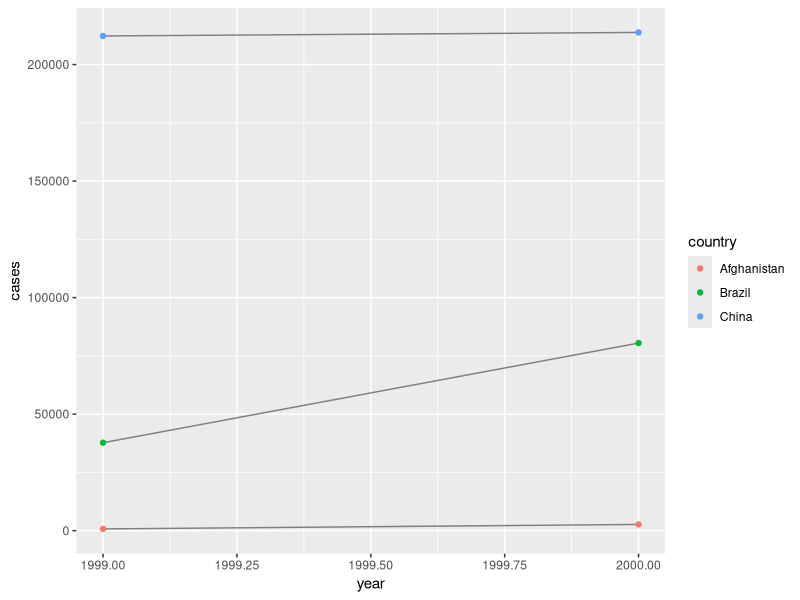
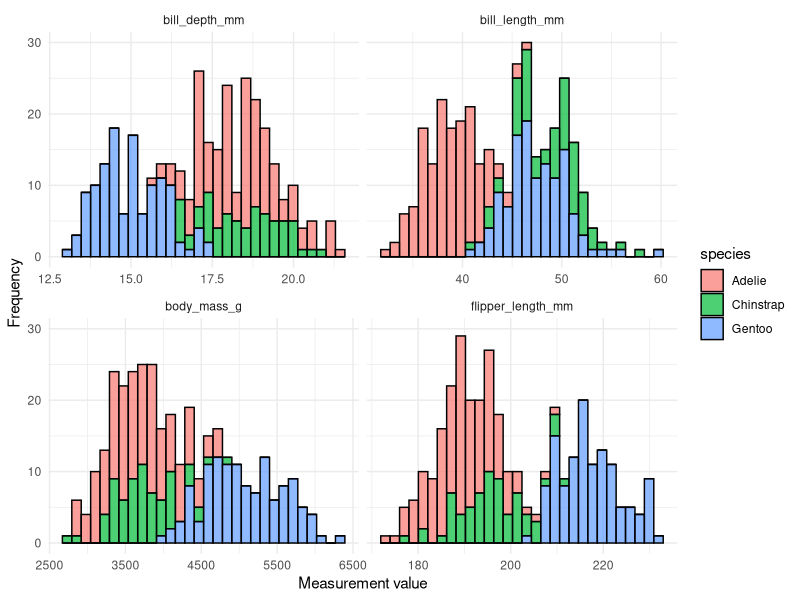

These figures' R source, in order:
## ---- chunk 1
#usethis::use_git 

#usethis::use_github()
## ---- chunk 2

# | fig-cap: "Title of the figure" 
# | fig-width:: number
# | fig-height:: number (both show exact size of figure in image)
# OR in {r, fig.width=6, fig.height=4}

#ggsave(plotname, filename = here::here("figures/plotname.png"), width = 6, height = 4, units = "in", dpi = 300) 
#gives image of plot created

## ---- chunk 3

library(tidyverse)

## ---- chunk 4

table1 
table2
table3

## ---- chunk 5

# Compute rate per 10,000
table1 %>% 
  mutate(rate = cases / population * 10000)


# Compute cases per year
table1 %>% 
  count(year, wt = cases) 
#> # A tibble: 2 × 2
#>    year      n
#>   <int>  <int>
#> 1  1999 250740
#> 2  2000 296920

#(Frequency weight) wt = NULL if counts number of rows in each group OR 
#wt = variable is computes sum(wt) for each group

# Visualise changes over time
ggplot(table1, aes(year, cases)) + 
  geom_line(aes(group = country), colour = "grey50") + 
  geom_point(aes(colour = country))

## ---- chunk 6

billboard #messy data: each week of the year as a column - change to 1 column for every week and 1 column for every rank

billboard |> pivot_longer(cols = starts_with("wk"),  #columns begin with "name", same as select()
                         names_to = "week",          #names column storing all "name" columns
                         values_to = "rank")         # values stored in cells of "name" column now named "ranks"

## ---- chunk 7

billboard |> pivot_longer(cols = starts_with("wk"), 
                           names_to = "week",
                           values_to = "rank",
                           values_drop_na = TRUE)
#All NAs removed & fewer rows
## ---- chunk 8

billboard_longer <- billboard |> 
  pivot_longer(
    cols = starts_with("wk"), 
    names_to = "week", 
    values_to = "rank",
    values_drop_na = TRUE
  ) |> 
  mutate(
    week = parse_number(week) #extracts first number from a string i.e. removed the 'wk' from wk1
  )
billboard_longer

## ---- chunk 9
df <- tribble(
  ~id,  ~bp1, ~bp2,
   "A",  100,  120,
   "B",  140,  115,
   "C",  120,  125
)

#tidy dataset w/ 3 variable: id, measurement and value
df_tidy <- df |> pivot_longer(cols = bp1:bp2, 
                              names_to = "measurement", 
                              values_to = "value")
df_tidy #repeated id for each measurement 

## ---- chunk 10
who2 |> 
  pivot_longer(
    cols = !(country:year),
    names_to = c("diagnosis", "gender", "age"), #renames each column based on ""
    names_sep = "_", #names contain multiple values, "_" controls how the column is broken down e.g. column name "sp_m_014" = VALUES sp m 014
    values_to = "count" #values from original cells 
  )

## ---- chunk 11
cms_patient_experience #messy dataset: start 5 columns

cms_patient_experience|> distinct(measure_cd, measure_title) #all values for these variables

cms_patient_experience|> pivot_wider(names_from = measure_cd, values_from = prf_rate) #now 9 columns

cms_patient_experience|> pivot_wider(id_cols = starts_with("org"), #specify columns that unique identify each observation i.e. value
                                     names_from = measure_cd,
                                     values_from = prf_rate)

## ---- chunk 12

df <- tribble(
  ~id, ~measurement, ~value,
  "A",        "bp1",    100,
  "B",        "bp1",    140,
  "B",        "bp2",    115, 
  "A",        "bp2",    120,
  "A",        "bp3",    105
)

df |> 
  pivot_wider(
    names_from = measurement, #creates new column for each variable in measurement: bp1, bp2, bp3
    values_from = value #matches values for each row
  )

df |> 
  distinct(measurement) |> #output = unique values of measurement
  pull()

df |> 
  select(-measurement, -value) |> #only id column 
  distinct()

df |> 
  select(-measurement, -value) |> 
  distinct() |> 
  mutate(x = NA, y = NA, z = NA) #combine results to generate empty dataframe

## ---- chunk 13
library(palmerpenguins)

#Create a long version of the penguins dataset

penguins_long <- penguins |> pivot_longer(cols = c(bill_length_mm, bill_depth_mm, flipper_length_mm, body_mass_g),
                                          names_to = "measurement_type",
                                          values_to = "value")
head(penguins_long)

## ---- chunk 14
#PLotting  Morphometric distributions across penguin species

penguins_long |> 
  drop_na(value) |> 
  ggplot(aes(x = value, fill = species))+
  geom_histogram(bins = 30, alpha = 0.7, colour = "black")+
  facet_wrap(~measurement_type, scales = "free_x")+
  theme_minimal()+
  labs(
    x = "Measurement value",
    y = "Frequency"
  )

## ---- chunk 15

mass_summary <- penguins |> 
  drop_na(body_mass_g) |>
  group_by(species, island) |>
  summarise(mean_mass = mean(body_mass_g))

head(mass_summary) #could be tidyr

mass_matrix <- mass_summary |>
  pivot_wider(names_from = island, 
               values_from = mean_mass)

head(mass_matrix) #clear species body mass by island

## ---- chunk 16
table3 %>% 
  separate(rate, into = c("cases", "population"), sep = "/") 
#case & pop as <chr>, sep = specific character separator

table3 %>% 
  separate(rate, into = c("cases", "population"), convert = TRUE) 
#case & pop as <int>

table3 %>% 
  separate(year, into = c("century", "year"), sep = 2) 
#interprets integer as position to split at i.e., sep 2 = split column 2, 
#1 = far-left, -1 = far-right or the string
## ---- chunk 17
table5 %>% 
  unite(new, century, year, sep = "") #need to add sep(do not want ant separator)

## ---- chunk 18

library(tidyverse)

# A remarkably messy data frame of field sites
messy_sites <- tibble(
  site_id = c(" Nelly Bay", "nelly_bay", "NELLY BAY", " Geoffrey_Bay ", "geoffrey bay")
  )
print(messy_sites)

# Using stringr within mutate to standardize the text
clean_sites <- messy_sites |> 
  mutate(
    #1. Convert everything to lowercase
    site_clean = str_to_lower(site_id), 
    #2. Replace any spaces with underscores
    site_clean = str_replace_all(site_clean, pattern = " ", replacement = "_"),
    #3. Trim any leading or trailing whitespaces (invisible spaces at the ends)
    site_clean = str_trim(site_clean)
  )

print(clean_sites)

## ---- chunk 19
#Parsing different data formats
date_1 <- dmy("25/12/2026")
date_2 <- ymd("2026-12-25")

#R now recognises these as identical Date objects 
date_1 == date_2 #TRUE

## ---- chunk 20
## A tibble of raw sensor data with a messy character timestamp
sensor_data <- tibble(
  raw_time = c("14-05-2026 08:30:00", "14-05-2026 08:45:00", "14-05-2026 09:00:00"),
  temperature = c(24.5, 24.6, 24.4)
)

# Converting character strings to true POSIXct datetime objects
sensor_clean <- sensor_data |>
  mutate(
    true_time = dmy_hms(raw_time)
  )

print(sensor_clean) #changed dmy-time to ymd-time

#extract components e.g., month(true_time) to get month integer

## ---- chunk 21

# Table 1: Biological observation data
observations <- tibble(
  site_code = c("NB", "GB", "MI", "NB", "HB"),
  species = c("Trout", "Snapper", "Trout", "Cod", "Trout"),
  count = c(5, 2, 1, 3, 8)
)

# Table 2: Spatial metadata
site_metadata <- tibble(
  site_code = c("NB", "GB", "MI", "RP", "WP"),
  zone = c("Marine National Park", "Conservation Park", "Habitat Protection", "General Use", "Other Use"),
  lat = c(-19.16, -19.15, -19.14, -19.12, -19.11)
)

## ---- chunk 22
#Joining metadata to our observations
joined_data <- observations |> 
  left_join(site_metadata, by = join_by(site_code)) 
#values only from sites in common and added HB from observations
print(joined_data)

## ---- chunk 23
matched_data <- observations|> 
  inner_join(site_metadata, by = join_by(site_code)) #values only from sites in common 
glimpse(matched_data)
## ---- chunk 24
#Which observations are missinf from our metadata dictionary?
missing_context <- observations |> 
  anti_join(site_metadata, by = join_by(site_code))
glimpse(missing_context) # "HB", "Trout", "8"
## ---- chunk 25
# Raw data from an old temperature logger
logger_data <- tibble(
  depth_m = c(10, 20, 30, 40),
  temp_c = c(24.5, 24.1, -999, 23.5)) # -999 is a known sensor error code

#Convert -999 error codes to true NA values
fixed_logger <- logger_data |> 
  mutate(temp_c = na_if(temp_c, -999))

print(fixed_logger)
## ---- chunk 26
# Simulate some count data
shark_count <- tibble(
  site = c("Reef_A", "Reef_B", "Reef_C"),
  shark_count = c(3, NA, 5)) # The NA here actually means 0 sharks were seen

#Replace NA with 0
shark_fixed <- shark_count |>
  mutate(shark_count = coalesce(shark_count, 0))

print(shark_fixed)

#for 2 columns e.g. primary_sensor and backup_sensor, coalesce(primary_sensor, backup_sensor) will use primary reading & fill in gaps with backup reading)
## ---- chunk 27

cpue_data <- tibble(
  site = c("Bay_1", "Bay_2"),
  catch = c(10, 0),
  effort_hours = c(2, 0))

# Calculating CPUE (catch / effort)
cpue_calc <- cpue_data |>
  mutate(
    cpue = catch / effort_hours)

print(cpue_calc) #can remove using drop_na() or isolate using is.nan()

## ---- chunk 28

raw_catch <- tibble(
  site = c("Reef_1", "Reef_1", "Reef_2"),
  species = c("Pmaculatus", "Pleopardus", "Pmaculatus"),
  count = c(5, 2, 8))

# Force inclusion of hidden zero-catch data
full_catch_matrix <- raw_catch |>
  complete(site, species, fill = list(count = 0)) #fills NAs with 0 for means/averaging

print(full_catch_matrix)

## ---- chunk 29
sensor_log <- tibble(
  day = 1:4,
  salinity = c(35.2, 35.1, NA, 35.3)
)

# Remove any row where salinity is missing
clean_log <- sensor_log |>
  drop_na(salinity)

print(clean_log)

## ---- chunk 30

# Make sure packages are loaded
library(tidyverse)
library(palmerpenguins)

# The messy metadata provided by your colleague
island_metadata <- tibble(
  island_name = c(" biscoe", "Dream ", "Torgersen"),
  station_install = c("15/01/2003", "22-03-2004", "05/11/2001"),
  latitude = c(-64.81, -64.73, -64.76)
)

print(island_metadata)

## ---- chunk 31
#fixing island names
clean_metadata <- island_metadata |>
  mutate(
    island_name = str_to_title(island_name),
    island_name = str_trim(island_name),
    station_install = dmy(station_install)
  )

print(clean_metadata)

#fixing date = year 
clean_metadata |> 
  separate(station_install, into = c("year", "day", "month"), convert = TRUE) 

## ---- chunk 32

penguins_spatial <- penguins_long|> 
  left_join(clean_metadata, by = join_by(island == island_name)) 
#values only from sites in common and added HB from observations
glimpse(penguins_spatial)

## ---- chunk 33

penguins_summary <- penguins_spatial |> 
    filter(measurement_type == "body_mass_g") |>
    drop_na(value) |>
    group_by(species, island) |>
  summarise(
    max_body_mass_g = max(value), 
    .groups = "drop")
glimpse(penguins_summary)

penguins_matrix <- penguins_summary |>
  pivot_wider(names_from = island, 
               values_from = max_body_mass_g)

head(penguins_matrix) 
